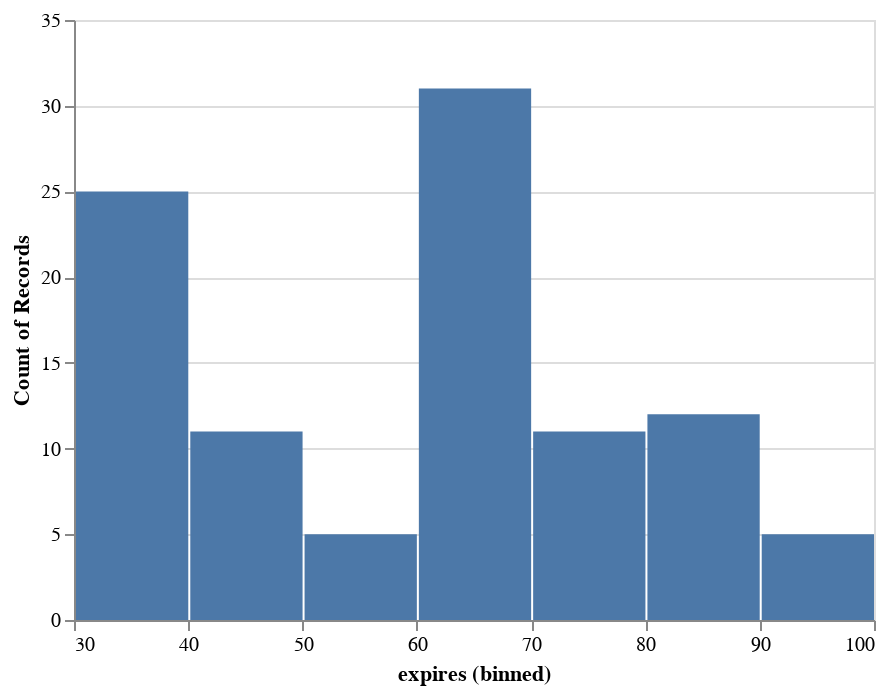

The cell this chart's notebook holds for it:
### Code cell
# let's plot the distribution of expirations
alt.Chart(robots).mark_bar().encode(
    alt.X("expires:Q", bin=True),
    y='count()',
)

### Figure 1 — Vega-Lite specification as saved in the notebook (floating-point values rounded to 4 significant figures; data arrays with more than 128 entries replaced by an {"elided": "..."} marker saying what was removed)
{"config": {"view": {"continuousWidth": 400, "continuousHeight": 300}}, "data": {"name": "data-ab7b057b328ee75e2bbbbb661a55fe1d"}, "mark": "bar", "encoding": {"x": {"type": "quantitative", "bin": true, "field": "expires"}, "y": {"type": "quantitative", "aggregate": "count"}}, "$schema": "https://vega.github.io/schema/vega-lite/v4.8.1.json", "datasets": {"data-ab7b057b328ee75e2bbbbb661a55fe1d": {"elided": "149 records"}}}
